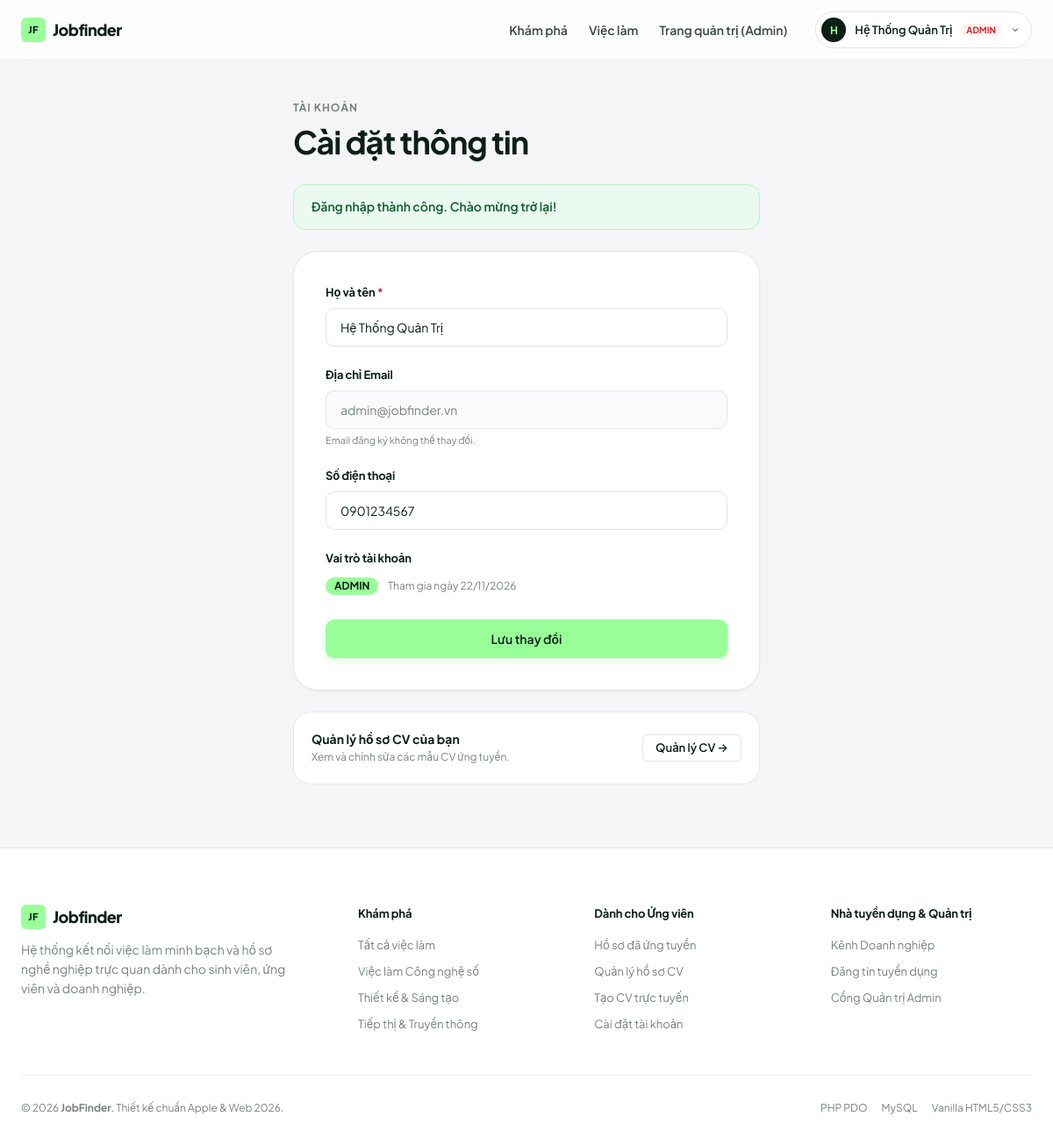
The app's page /profile.php (signed in) with its own data.
### tables this page shows
CREATE TABLE `users` (
  `id` INT AUTO_INCREMENT PRIMARY KEY,
  `name` VARCHAR(100) NOT NULL,
  `email` VARCHAR(100) NOT NULL UNIQUE,
  `role` ENUM('candidate', 'employer', 'admin') NOT NULL DEFAULT 'candidate',
  `password` VARCHAR(255) NOT NULL,
  `phone` VARCHAR(20) NULL,
  `avatar` VARCHAR(255) NULL,
  `is_active` TINYINT(1) NOT NULL DEFAULT 1,
  `created_at` TIMESTAMP DEFAULT CURRENT_TIMESTAMP
);

### profile.php (the view, shortened to what this page needs)
<?php
require_once 'config/database.php';
$user_id = (int)$_SESSION['user_id'];
$stmt = $pdo->prepare("SELECT name, email, phone, role, created_at FROM users WHERE id = ?");
$stmt->execute([$user_id]);
$user = $stmt->fetch();
require_once 'includes/header.php';
?>
<section class="section" style="padding-top:40px;">
    <div class="container" style="max-width:580px;">
        <div class="section-header" style="margin-bottom:28px;">
            <div>
                <span class="section-eyebrow">Tài khoản</span>
                <h1 class="section-title">Cài đặt thông tin</h1>
            </div>
        </div>
        <?php if (!empty($_SESSION['flash_message'])): ?>
            <div class="flash-bar flash--<?= $_SESSION['flash_type'] ?? 'success' ?>">
                <?= htmlspecialchars($_SESSION['flash_message']) ?>
            </div>
        <?php endif; ?>
        <div class="form-card">
            <form method="POST">
                <div class="form-group">
                    <label class="form-label" for="name">Họ và tên <span style="color:var(--status-danger-text);">*</span></label>
                    <input type="text" id="name" name="name" class="form-control"
                           value="<?= htmlspecialchars($user['name']) ?>" required>
                </div>
                <div class="form-group">
                    <label class="form-label">Địa chỉ Email</label>
                    <input type="email" class="form-control"
                           value="<?= htmlspecialchars($user['email']) ?>"
                           readonly style="background:var(--surface-subtle); color:var(--muted); cursor:not-allowed;">
                    <span style="font-size:11px; color:var(--muted); margin-top:4px; display:block;">Email đăng ký không thể thay đổi.</span>
                </div>
                <div class="form-group">
                    <label class="form-label" for="phone">Số điện thoại</label>
                    <input type="text" id="phone" name="phone" class="form-control"
                           value="<?= htmlspecialchars($user['phone'] ?? '') ?>"
                           placeholder="Ví dụ: 0912 345 678">
                </div>
                <div class="form-group" style="margin-bottom:28px;">
                    <label class="form-label">Vai trò tài khoản</label>
                    <div>
                        <span class="badge badge--active"><?= strtoupper($user['role']) ?></span>
                        <span style="font-size:12px; color:var(--muted); margin-left:8px;">Tham gia ngày <?= date('d/m/Y', strtotime($user['created_at'])) ?></span>
                    </div>
                </div>
                <button type="submit" class="btn btn-primary" style="width:100%; padding:14px;">Lưu thay đổi</button>
            </form>
        </div>
        <div style="margin-top:24px; padding:20px; background:var(--surface); border:1px solid var(--line); border-radius:var(--radius-lg); display:flex; justify-content:space-between; align-items:center;">
            <div>
                <div style="font-weight:700; font-size:14px;">Quản lý hồ sơ CV của bạn</div>
                <div style="font-size:12px; color:var(--muted);">Xem và chỉnh sửa các mẫu CV ứng tuyển.</div>
            </div>
            <a href="my-cvs.php" class="btn btn-secondary btn-sm">Quản lý CV →</a>
        </div>
    </div>
</section>
<?php require_once 'includes/footer.php'; ?>

### assets/css/style.css (style rules this page uses)
:root { --bg: #f5f5f7; --surface: #ffffff; --surface-subtle: #fafafc; --surface-hover: #f0f0f4; --ink: #0b1f17; --ink-secondary: #3a4741; --muted: #76837e; --line: #e5e5ea; --line-subtle: #efeff4; --accent: #99ff99; --accent-hover: #7df57d; --accent-contrast: #0b1f17; --status-pending-bg: #eaf2ff; --status-pending-text: #1d61d8; --status-success-bg: #e6fae8; --status-success-text: #0e6b2e; --status-danger-bg: #fef0ef; --status-danger-text: #c92a2a; --admin-bg: #0b1f17; --admin-surface: #122c21; --admin-surface-hover: #193a2d; --admin-line: #1c3e30; --admin-text: #f5f5f7; --admin-muted: #8b9d95; --font-sans: "Plus Jakarta Sans", "Inter", -apple-system, BlinkMacSystemFont, "Segoe UI", Roboto, sans-serif; --radius-xs: 6px; --radius-sm: 10px; --radius-md: 14px; --radius-lg: 20px; --radius-xl: 28px; --radius-full: 9999px; --shadow-sm: 0 1px 3px rgba(11, 31, 23, 0.03), 0 1px 2px rgba(11, 31, 23, 0.02); --shadow-card: 0 4px 18px -2px rgba(11, 31, 23, 0.05); --shadow-hover: 0 12px 30px -4px rgba(11, 31, 23, 0.09); --shadow-popover: 0 16px 40px rgba(11, 31, 23, 0.12); --ease: cubic-bezier(0.16, 1, 0.3, 1); --transition: all 0.22s var(--ease); --max-w: 1240px; --pad: 24px; }
*, *::before, *::after { margin: 0; padding: 0; box-sizing: border-box; }
html { -webkit-text-size-adjust: 100%; scroll-behavior: smooth; }
body { font-family: var(--font-sans); background-color: var(--bg); color: var(--ink); font-size: 15px; line-height: 1.55; display: flex; flex-direction: column; min-height: 100vh; -webkit-font-smoothing: antialiased; -moz-osx-font-smoothing: grayscale; }
a { color: inherit; text-decoration: none; transition: var(--transition); }
button, input, select, textarea { font-family: inherit; font-size: inherit; color: inherit; }
.container { width: 100%; max-width: var(--max-w); margin: 0 auto; padding: 0 var(--pad); }
.section { padding: 72px 0; }
.section-header { margin-bottom: 36px; display: flex; justify-content: space-between; align-items: flex-end; gap: 20px; }
.section-eyebrow { display: inline-block; font-size: 12px; font-weight: 700; letter-spacing: 0.08em; text-transform: uppercase; color: var(--muted); margin-bottom: 8px; }
.section-title { font-size: clamp(24px, 3vw, 36px); font-weight: 700; letter-spacing: -0.03em; color: var(--ink); line-height: 1.15; }
h1, h2, h3, h4, h5, h6 { font-family: var(--font-sans); color: var(--ink); font-weight: 700; letter-spacing: -0.025em; line-height: 1.2; }
.btn { display: inline-flex; align-items: center; justify-content: center; gap: 8px; font-weight: 600; font-size: 14px; line-height: 1; padding: 12px 20px; border-radius: var(--radius-sm); border: 1px solid transparent; cursor: pointer; transition: var(--transition); white-space: nowrap; }
.btn-primary { background-color: var(--accent); color: var(--accent-contrast); border-color: var(--accent); box-shadow: 0 2px 8px rgba(153, 255, 153, 0.4); }
.btn-secondary { background-color: var(--surface); color: var(--ink); border-color: var(--line); box-shadow: var(--shadow-sm); }
.btn-sm { padding: 8px 14px; font-size: 13px; border-radius: var(--radius-xs); }
.form-card { background: var(--surface); border-radius: var(--radius-xl); border: 1px solid var(--line); padding: 36px; box-shadow: var(--shadow-sm); }
.form-group { margin-bottom: 22px; }
.form-label { display: block; font-size: 13px; font-weight: 700; letter-spacing: -0.01em; color: var(--ink); margin-bottom: 8px; }
.form-control { width: 100%; padding: 12px 16px; border-radius: var(--radius-sm); border: 1px solid var(--line); background-color: var(--surface); font-size: 14px; color: var(--ink); outline: none; transition: var(--transition); }
.badge { display: inline-flex; align-items: center; gap: 6px; font-size: 12px; font-weight: 700; padding: 4px 10px; border-radius: var(--radius-full); line-height: 1; white-space: nowrap; }
.badge--active { background-color: var(--accent); color: var(--accent-contrast); }
.flash-bar { padding: 14px 20px; border-radius: var(--radius-md); margin-bottom: 24px; font-size: 14px; font-weight: 600; display: flex; align-items: center; justify-content: space-between; }
.flash--success { background-color: #eafaf0; border: 1px solid #b7f2cb; color: #0b5c2c; }

### records on screen
users: name "Hệ Thống Quản Trị", email "admin@jobfinder.vn", phone "0901234567", role "ADMIN", created_at "22/11/2026"

### other values on screen
mb_strtoupper(mb_substr(htmlspecialchars($user_name), 0, 1)) "H"
$user_name "Hệ Thống Quản Trị"
$_SESSION['flash_message'] "Đăng nhập thành công. Chào mừng trở lại!"
